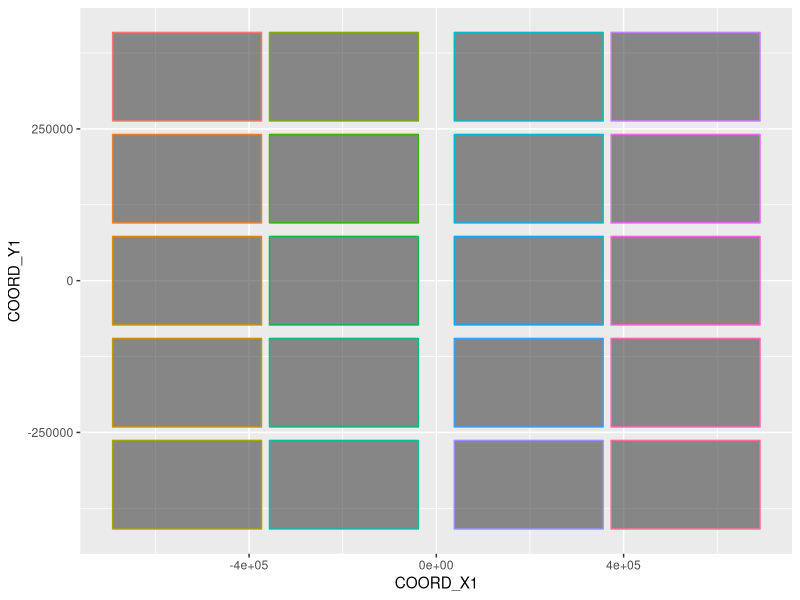
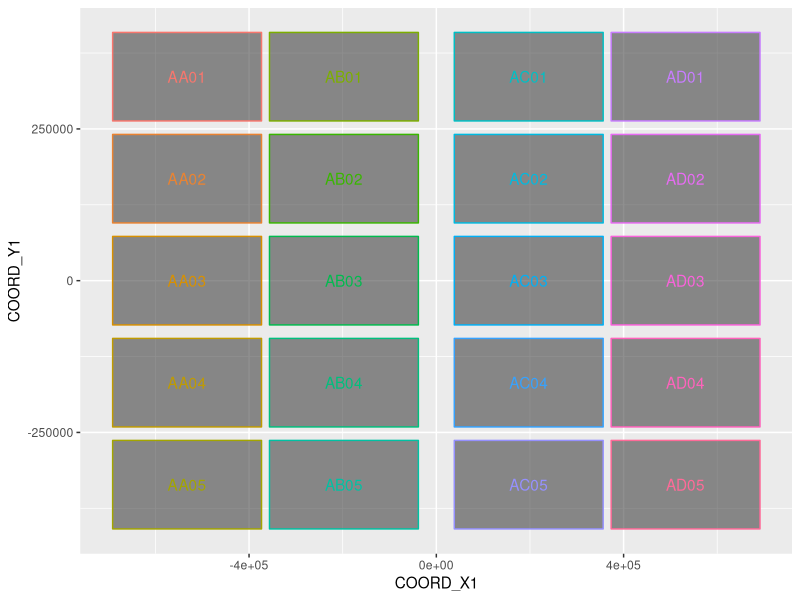
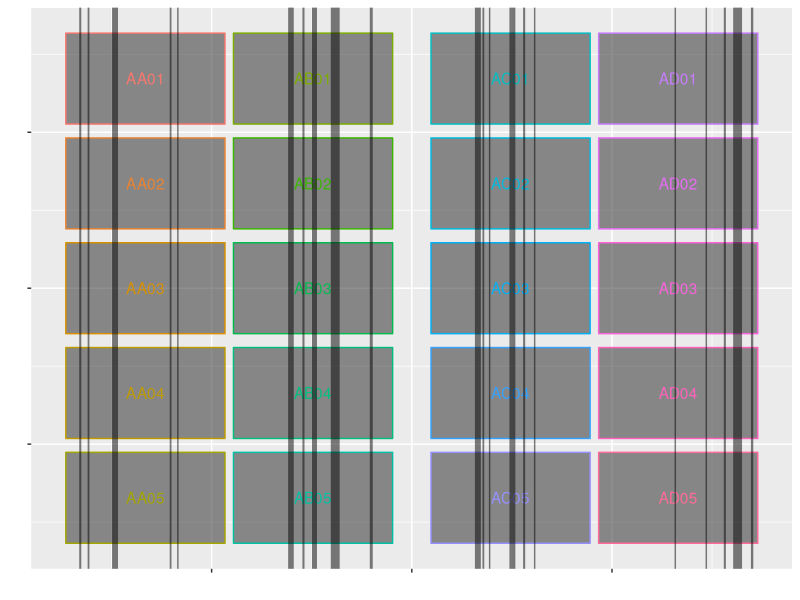

Here is the R script that generated these plots, in order:


library(tidyverse)

mura <- tibble::tribble(
                ~x,  ~size,
          -662500L,  7000L,
          -646000L,  6000L,
          -593000L, 20000L,
          -482000L,  6000L,
          -467500L,  5000L,
          -241500L, 19000L,
          -216500L,  7000L,
          -194500L, 17000L,
          -153000L, 30000L,
           -81000L, 10000L,
           132000L, 20000L,
           143000L,  6000L,
           155500L,  5000L,
           201000L, 20000L,
           224500L,  7000L,
           245500L,  5000L,
           526500L,  5000L,
           588500L,  5000L,
           625500L,  7000L,
           651000L, 30000L,
           680000L,  8000L
          )



cell <- tibble::tribble(
  ~split, ~노광량,  ~name, ~no,       ~COORD_X1 ,       ~COORD_Y1,
  "A3",       "8K", "AA01",  1L, -691358L,  408940L,
  "A3",       "8K", "AA01",  2L, -691358L,  263144L,
  "A3",       "8K", "AA01",  3L, -373350L,  263144L,
  "A3",       "8K", "AA01",  4L, -373350L,  408940L,
  "A3",       "8K", "AA01",  5L, -691358L,  408940L,
  "A3",       "8K", "AA01",  6L,       NA,       NA,
  "A3",       "8K", "AA02",  1L, -691358L,  240919L,
  "A3",       "8K", "AA02",  2L, -691358L,   95123L,
  "A3",       "8K", "AA02",  3L, -373350L,   95123L,
  "A3",       "8K", "AA02",  4L, -373350L,  240919L,
  "A3",       "8K", "AA02",  5L, -691358L,  240919L,
  "A3",       "8K", "AA02",  6L,       NA,       NA,
  "A3",       "8K", "AA03",  1L, -691358L,   72898L,
  "A3",       "8K", "AA03",  2L, -691358L,  -72898L,
  "A3",       "8K", "AA03",  3L, -373350L,  -72898L,
  "A3",       "8K", "AA03",  4L, -373350L,   72898L,
  "A3",       "8K", "AA03",  5L, -691358L,   72898L,
  "A3",       "8K", "AA03",  6L,       NA,       NA,
  "A3",       "8K", "AA04",  1L, -691358L,  -95123L,
  "A3",       "8K", "AA04",  2L, -691358L, -240919L,
  "A3",       "8K", "AA04",  3L, -373350L, -240919L,
  "A3",       "8K", "AA04",  4L, -373350L,  -95123L,
  "A3",       "8K", "AA04",  5L, -691358L,  -95123L,
  "A3",       "8K", "AA04",  6L,       NA,       NA,
  "A3",       "8K", "AA05",  1L, -691358L, -263144L,
  "A3",       "8K", "AA05",  2L, -691358L, -408940L,
  "A3",       "8K", "AA05",  3L, -373350L, -408940L,
  "A3",       "8K", "AA05",  4L, -373350L, -263144L,
  "A3",       "8K", "AA05",  5L, -691358L, -263144L,
  "A3",       "8K", "AA05",  6L,       NA,       NA,
  "A3",       "8K", "AB01",  1L, -356350L,  408940L,
  "A3",       "8K", "AB01",  2L, -356350L,  263144L,
  "A3",       "8K", "AB01",  3L,  -38342L,  263144L,
  "A3",       "8K", "AB01",  4L,  -38342L,  408940L,
  "A3",       "8K", "AB01",  5L, -356350L,  408940L,
  "A3",       "8K", "AB01",  6L,       NA,       NA,
  "A3",       "8K", "AB02",  1L, -356350L,  240919L,
  "A3",       "8K", "AB02",  2L, -356350L,   95123L,
  "A3",       "8K", "AB02",  3L,  -38342L,   95123L,
  "A3",       "8K", "AB02",  4L,  -38342L,  240919L,
  "A3",       "8K", "AB02",  5L, -356350L,  240919L,
  "A3",       "8K", "AB02",  6L,       NA,       NA,
  "A3",       "8K", "AB03",  1L, -356350L,   72898L,
  "A3",       "8K", "AB03",  2L, -356350L,  -72898L,
  "A3",       "8K", "AB03",  3L,  -38342L,  -72898L,
  "A3",       "8K", "AB03",  4L,  -38342L,   72898L,
  "A3",       "8K", "AB03",  5L, -356350L,   72898L,
  "A3",       "8K", "AB03",  6L,       NA,       NA,
  "A3",       "8K", "AB04",  1L, -356350L,  -95123L,
  "A3",       "8K", "AB04",  2L, -356350L, -240919L,
  "A3",       "8K", "AB04",  3L,  -38342L, -240919L,
  "A3",       "8K", "AB04",  4L,  -38342L,  -95123L,
  "A3",       "8K", "AB04",  5L, -356350L,  -95123L,
  "A3",       "8K", "AB04",  6L,       NA,       NA,
  "A3",       "8K", "AB05",  1L, -356350L, -263144L,
  "A3",       "8K", "AB05",  2L, -356350L, -408940L,
  "A3",       "8K", "AB05",  3L,  -38342L, -408940L,
  "A3",       "8K", "AB05",  4L,  -38342L, -263144L,
  "A3",       "8K", "AB05",  5L, -356350L, -263144L,
  "A3",       "8K", "AB05",  6L,       NA,       NA,
  "A3",       "8K", "AC01",  1L,   38342L,  408940L,
  "A3",       "8K", "AC01",  2L,   38342L,  263144L,
  "A3",       "8K", "AC01",  3L,  356350L,  263144L,
  "A3",       "8K", "AC01",  4L,  356350L,  408940L,
  "A3",       "8K", "AC01",  5L,   38342L,  408940L,
  "A3",       "8K", "AC01",  6L,       NA,       NA,
  "A3",       "8K", "AC02",  1L,   38342L,  240919L,
  "A3",       "8K", "AC02",  2L,   38342L,   95123L,
  "A3",       "8K", "AC02",  3L,  356350L,   95123L,
  "A3",       "8K", "AC02",  4L,  356350L,  240919L,
  "A3",       "8K", "AC02",  5L,   38342L,  240919L,
  "A3",       "8K", "AC02",  6L,       NA,       NA,
  "A3",       "8K", "AC03",  1L,   38342L,   72898L,
  "A3",       "8K", "AC03",  2L,   38342L,  -72898L,
  "A3",       "8K", "AC03",  3L,  356350L,  -72898L,
  "A3",       "8K", "AC03",  4L,  356350L,   72898L,
  "A3",       "8K", "AC03",  5L,   38342L,   72898L,
  "A3",       "8K", "AC03",  6L,       NA,       NA,
  "A3",       "8K", "AC04",  1L,   38342L,  -95123L,
  "A3",       "8K", "AC04",  2L,   38342L, -240919L,
  "A3",       "8K", "AC04",  3L,  356350L, -240919L,
  "A3",       "8K", "AC04",  4L,  356350L,  -95123L,
  "A3",       "8K", "AC04",  5L,   38342L,  -95123L,
  "A3",       "8K", "AC04",  6L,       NA,       NA,
  "A3",       "8K", "AC05",  1L,   38342L, -263144L,
  "A3",       "8K", "AC05",  2L,   38342L, -408940L,
  "A3",       "8K", "AC05",  3L,  356350L, -408940L,
  "A3",       "8K", "AC05",  4L,  356350L, -263144L,
  "A3",       "8K", "AC05",  5L,   38342L, -263144L,
  "A3",       "8K", "AC05",  6L,       NA,       NA,
  "A3",       "8K", "AD01",  1L,  373350L,  408940L,
  "A3",       "8K", "AD01",  2L,  373350L,  263144L,
  "A3",       "8K", "AD01",  3L,  691358L,  263144L,
  "A3",       "8K", "AD01",  4L,  691358L,  408940L,
  "A3",       "8K", "AD01",  5L,  373350L,  408940L,
  "A3",       "8K", "AD01",  6L,       NA,       NA,
  "A3",       "8K", "AD02",  1L,  373350L,  240919L,
  "A3",       "8K", "AD02",  2L,  373350L,   95123L,
  "A3",       "8K", "AD02",  3L,  691358L,   95123L,
  "A3",       "8K", "AD02",  4L,  691358L,  240919L,
  "A3",       "8K", "AD02",  5L,  373350L,  240919L,
  "A3",       "8K", "AD02",  6L,       NA,       NA,
  "A3",       "8K", "AD03",  1L,  373350L,   72898L,
  "A3",       "8K", "AD03",  2L,  373350L,  -72898L,
  "A3",       "8K", "AD03",  3L,  691358L,  -72898L,
  "A3",       "8K", "AD03",  4L,  691358L,   72898L,
  "A3",       "8K", "AD03",  5L,  373350L,   72898L,
  "A3",       "8K", "AD03",  6L,       NA,       NA,
  "A3",       "8K", "AD04",  1L,  373350L,  -95123L,
  "A3",       "8K", "AD04",  2L,  373350L, -240919L,
  "A3",       "8K", "AD04",  3L,  691358L, -240919L,
  "A3",       "8K", "AD04",  4L,  691358L,  -95123L,
  "A3",       "8K", "AD04",  5L,  373350L,  -95123L,
  "A3",       "8K", "AD04",  6L,       NA,       NA,
  "A3",       "8K", "AD05",  1L,  373350L, -263144L,
  "A3",       "8K", "AD05",  2L,  373350L, -408940L,
  "A3",       "8K", "AD05",  3L,  691358L, -408940L,
  "A3",       "8K", "AD05",  4L,  691358L, -263144L,
  "A3",       "8K", "AD05",  5L,  373350L, -263144L,
  "A3",       "8K", "AD05",  6L,       NA,       NA
) %>% na.omit()




ggplot()+
  geom_polygon(data = cell,aes(x=COORD_X1, y=COORD_Y1, col=name,alpha = 0))  +
  theme(legend.position = "none")

map <- cell %>%
  filter(no %in% c(2,4)) %>%
  group_by(name) %>%
  summarise(x=mean(COORD_X1), y=mean(COORD_Y1))


ggplot()+
  geom_polygon(data = cell,aes(x=COORD_X1, y=COORD_Y1, col=name,alpha = 0))  +
  theme(legend.position = "none")+
  geom_text(data=map, aes(x=x, y=y, col=name, label=name ))


ggplot()+
  geom_polygon(data = cell,aes(x=COORD_X1, y=COORD_Y1, col=name,alpha = 0))  +
  theme(legend.position = "none")+
  geom_text(data=map, aes(x=x, y=y, col=name, label=name ))+
  geom_vline(data=mura, xintercept = mura$x, linetype = 1, size = mura$size/10000, col= "black", alpha = 0.5)+
  labs(x="", y="")+
  theme(axis.text.x=element_blank(),
        axis.text.y=element_blank())
